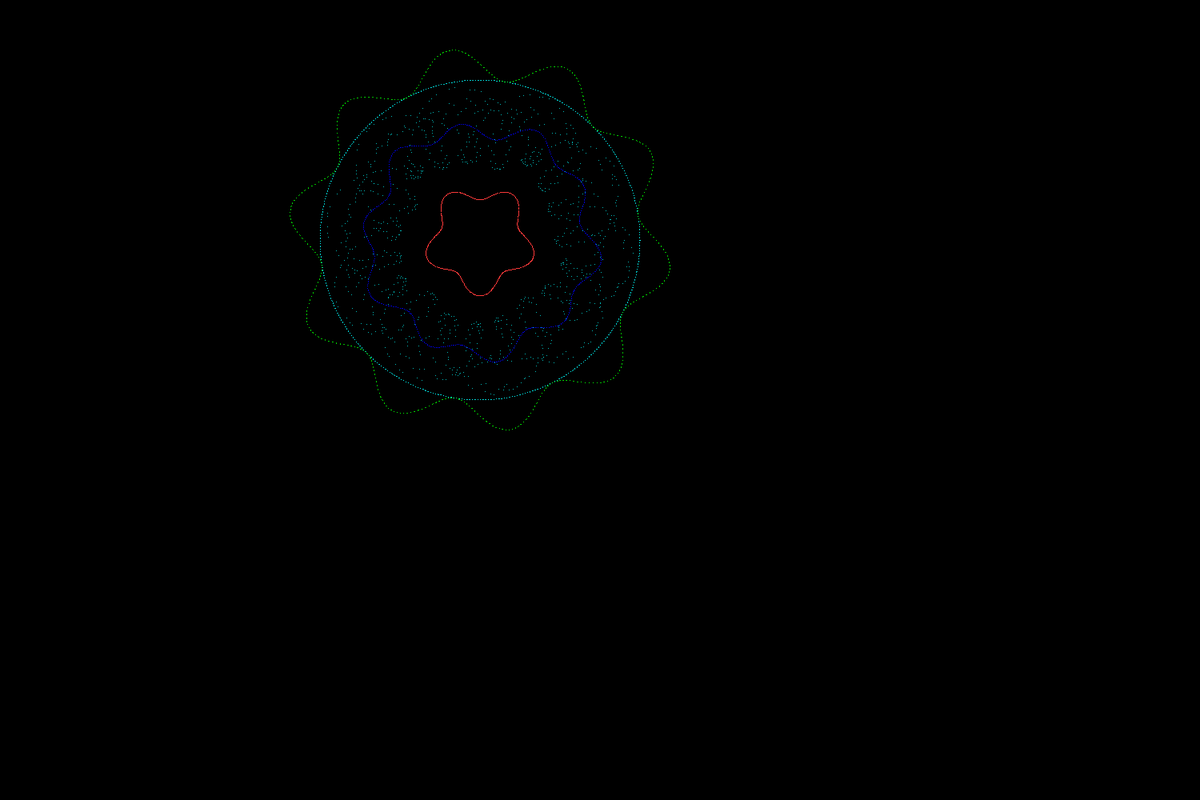
Frame 1 (no input)
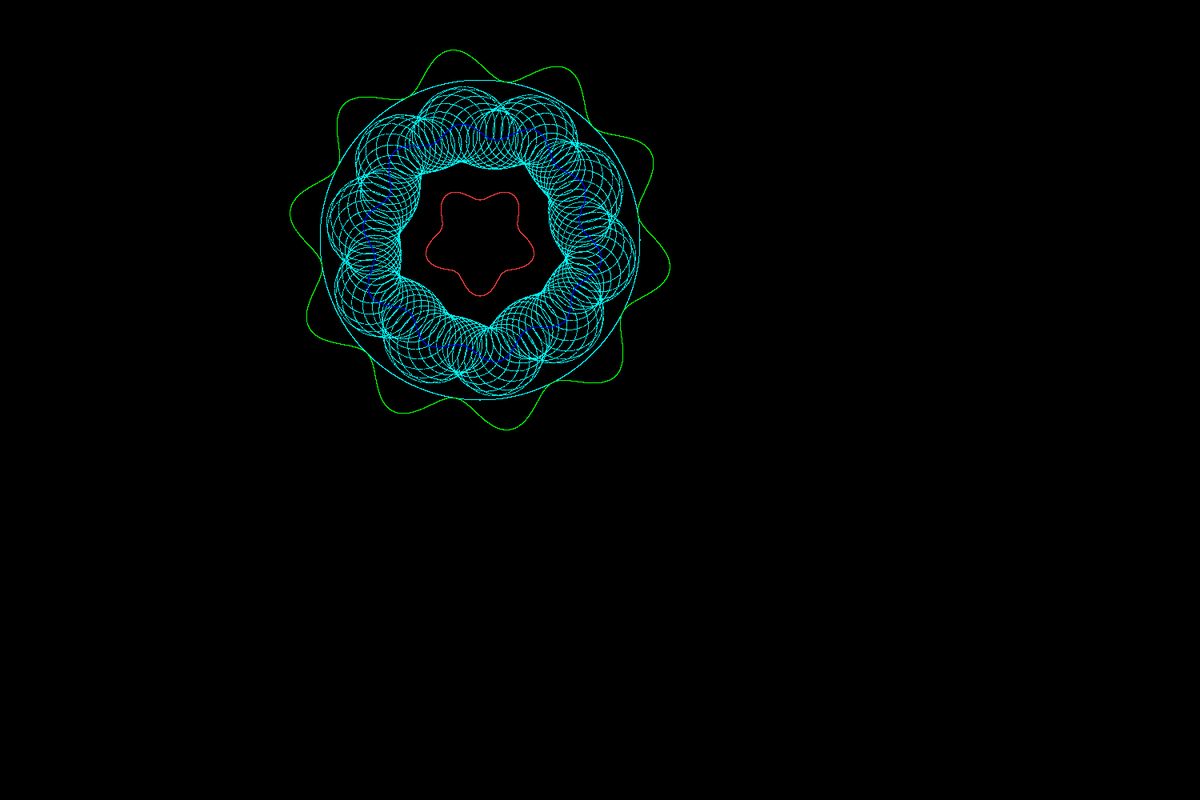
Frame 60 (the mouse pressed at the canvas centre just before this capture)
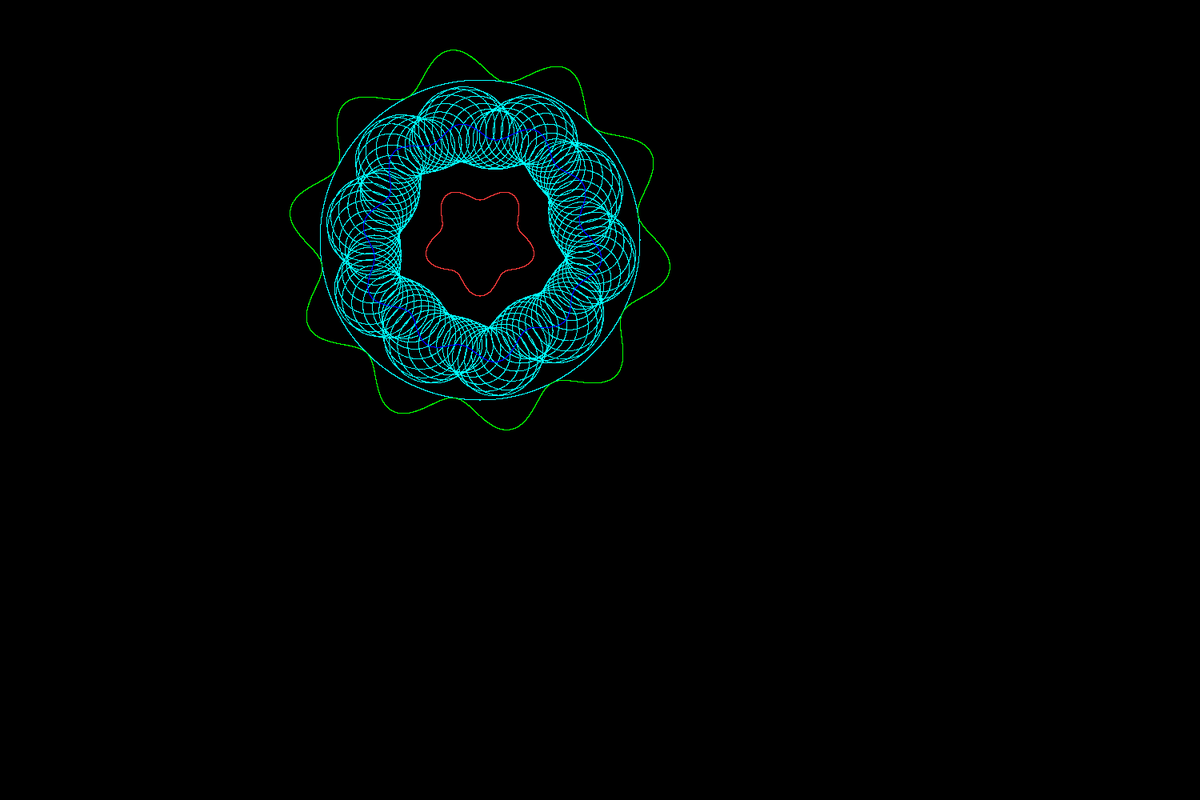
Frame 120 (the mouse held since frame 60 and released just before this capture)

The Processing sketch that drew these frames (run headless with seeded random() and noise(); from frame 60 on, the mouse is pressed at the canvas centre):

// Processing sketch: guilloche11
// ── guilloche11.pde

float fmodulus(float a, float b)
{
        return a - floor(a / b) * b;
}

float hypot(float x1, float y1, float x2, float y2)
{
  return sqrt((x2 - x1) * (x2 - x1) + (y2 - y1) * (y2 - y1));
}

float calc_lengths(float px[], float py[], float len[], int npoints)
{
  float t;
  int i;
  
  t = 0;
  for (i = 0; i < npoints - 1; i++) {
    len[i] = hypot(px[i], py[i], px[i + 1], py[i + 1]);
    t += len[i];
  }
  return t;
}

float polygonx(float t, float period, 
float px[], float py[], float len[], 
int npoints, float total_len)
{
  float z, len_so_far, t1, t2;
  int i, segment;
  float prev_segs_len;
  float tt;
  
  tt = fmodulus(t, period);
  
  /* find which segment we're currently in */
  len_so_far = 0;
  segment = 0;
  for (i = 0; i < npoints - 1; i++) {
    len_so_far += len[i];
    if ((len_so_far / total_len) > (tt / period)) {
      segment = i;
      break;
    }
  }
  
  /* find how far into the current segment we are */
  prev_segs_len = (len_so_far - len[segment]);
  t1 = (prev_segs_len / total_len) * period; /* find t1 == t at beginning of this seg */
  t2 = ((prev_segs_len + len[segment]) / total_len) * period; /* find t2 = t at the end of this seg */
  z = (tt - t1) / (t2 - t1); /* fraction of the way through this segment that we are right now at t */
  
  return px[segment] + z * (px[segment + 1] - px[segment]);
  
}

float polygony(float t, float period, float px[], float py[], float len[], int npoints, float total_len)
{
  float z, len_so_far, t1, t2;
  int i, segment;
  float prev_segs_len;
  float tt;
  
  tt = fmodulus(t, period);
  
  /* find which segment we're currently in */
  len_so_far = 0;
  segment = 0;
  for (i = 0; i < npoints - 1; i++) {
    len_so_far += len[i];
    if ((len_so_far / total_len) > (tt / period)) {
      segment = i;
      break;
    }
  }
  
  /* find how far into the current segment we are */
  prev_segs_len = (len_so_far - len[segment]);
  t1 = (prev_segs_len / total_len) * period; /* find t1 == t at beginning of this seg */
  t2 = ((prev_segs_len + len[segment]) / total_len) * period; /* find t2 = t at the end of this seg */
  z = (tt - t1) / (t2 - t1); /* fraction of the way through this segment that we are right now at t */
  
  return py[segment] + z * (py[segment + 1] - py[segment]);
  
}

int npoints = 55;
float[] starx = new float[npoints];
float[] stary = new float[npoints];
float[] tlen = new float[npoints];
float total_len;

void setup() {  // setup() runs once

  float angle = 0;
  float rad1, rad2, r;
  float da;
  
  rad1 = 15;
  rad2 = 300;
  size(1500, 1000);
  frameRate(30);
  background(0,0,0);
  stroke(255,255,255);
  
  da = (2 * 3.1415927) / 20;
  r = 5;
  
  for (int i = 0; i < npoints; i++) {

    starx[i] = cos(angle) * r;
    stary[i] = sin(angle) * r;
    angle += da;
    r = r + 11;
  }
  total_len = calc_lengths(starx, stary, tlen, npoints);
}

float t = 0;

void draw()
{
  float x1, y1, x2, y2, x3, y3, x4, y4, x5, y5;
  float ox, oy;
  float period, w, h;
  float rad1 = 200;
  float rad2 = 50;
  float rad4;
  float rad5;
  float outer_env_rad = 220;
  float inner_env_rad = 60;
 
  float outerx, outery;
  float innerx, innery;
  float current_inner_rad;
  float current_outer_rad;
  
  ox = 600;
  oy = 300;
  period = 3.1415927 * 6;
  w = 800;
  h = 400;
  
  for (int i = 0; i < 1000; i++) {

    /* Basic circle of radius rad1... */
    x1 = cos(t * 10) * rad1; 
    y1 = sin(t * 10) * rad1; 

    point(x1 + ox, y1 + oy);

    /* calculate outer envelope shape... */
    rad4 = sin(t * 10 * 10) * 20 + outer_env_rad;
    outerx = cos(t * 10) * rad4;  
    outery = sin(t * 10) * rad4;  

    /* calculate inner envelope shape... */
    rad5 = sin(t * 10 * 5) * 10 + inner_env_rad;
    innerx = cos(t * 10) * rad5;  
    innery = sin(t * 10) * rad5;  

    /* calculate current inner and outer radii */
    current_inner_rad = sqrt(innerx * innerx + innery * innery);
    current_outer_rad = sqrt(outerx * outerx + outery * outery);

    /* calculate midpoint between inner and outer envelope */
    x2 = ((outerx - innerx) / 2.0) + innerx;
    y2 = ((outery - innery) / 2.0) + innery;

    x3 = cos(t * 10 * 100) * (current_outer_rad - current_inner_rad) / 4.0;
    y3 = sin(t * 10 * 100) * (current_outer_rad - current_inner_rad) / 4.0;

    x4 = x3 + x2;
    y4 = y3 + y2;

    stroke(0, 255, 255); /* cyan */
    point(x4 + ox, y4 + oy);

    stroke(255,255,255); /* white */
    point(innerx + ox, innery + oy);

    stroke(0,0,255); /* blue */
    point(x2 + ox, y2 + oy);

    stroke(0, 255,0); /* green */
    point(outerx + ox, outery + oy);

    stroke(255,0,0); /* red */
    point(innerx + ox, innery + oy);

    stroke(0,255,255); /* blue */
    // point(x5 + ox, y5 + oy);

    t += 0.01;
  }
}
